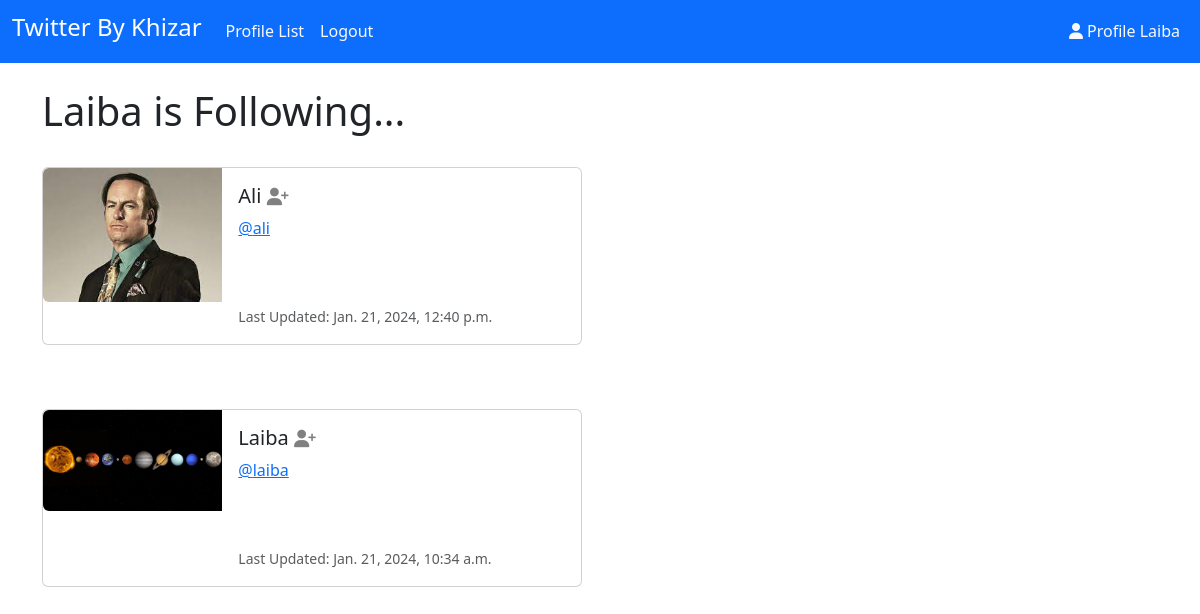
/profile/follows/5 (signed in), run on the app's committed database.
### twitter/models.py (models this page shows, shortened)
class Profile(models.Model):
    user=models.OneToOneField(User, on_delete=models.CASCADE)
    follows = models.ManyToManyField("self", related_name="followed_by" , symmetrical=False, blank=True )
    date_modified  = models.DateTimeField(User,auto_now=True)
    profile_image = models.ImageField(null=True, blank=True, upload_to="static/")

### twitter/views.py (the view)
# urls.py: path('profile/follows/<int:pk>',views.follows, name='follows'),
def follows(request, pk):
	if request.user.is_authenticated:
		if request.user.id == pk:
			profiles = Profile.objects.get(user_id=pk)
			profile = Profile.objects.get(user_id=pk)
			return render(request, 'follows.html', {"profiles":profiles,"profile":profile})
		else:
			messages.success(request, ("That's Not Your Profile Page..."))
			return redirect('home')
	else:
		messages.success(request, ("You Must Be Logged In To View This Page..."))
		return redirect('home')

### twitter/templates/follows.html
{% extends 'base.html' %}
{% load static %}
{% block content %}
	<h1>{{ request.user.username }} is Following...</h1>
<br/>
{% if profiles %}
	{% for profile in profiles.follows.all %}
		<div class="card mb-3" style="max-width: 540px;">
      <div class="row g-0">
        <div class="col-md-4">
          {% if profile.profile_image %}
          <img src="{{ profile.profile_image.url }}" width=200 height=200 class="img-fluid rounded-start" alt="{{profile.user.username}}">
          {% else %}
          <img src="{% static 'pic 4.jpeg' %}" class="img-fluid rounded-start" alt="Profile Image">
          {% endif %}
        </div>
       <div class="col-md-8">
        <div class="card-body">
          <h5 class="card-title">{{ profile.user.username }}
            <a href="{% url 'follows' profile.user.id %}">
            <i class="fa fa-user-plus small" style="color:gray"></i>
            </a>
        </h5>
        <p class="card-text"><a href="{% url 'profile' profile.user.id %}">@{{ profile.user.username|lower }}</a></p>
        <br/><br/>
        <p class="card-text"><small class="text-muted">Last Updated: {{ profile.date_modified }}</small></p>
      </div>
    </div>
  </div>
</div>
<br/><br/>
	{% endfor %}
{% endif %}
{% endblock %}

### twitter/templates/navbar.html (shortened to what this page needs)
{% load static %}
<nav class="navbar navbar-expand-lg navbar-dark bg-primary">
  <div class="container-fluid">
    <a class="navbar-brand font-weight-bold" href="{% url 'home' %}"><h4>Twitter By Khizar </h4> </a>
    <div class="collapse navbar-collapse" id="navbarSupportedContent">
      <ul class="navbar-nav me-auto mb-2 mb-lg-0">
        {% if user.is_authenticated %}
          <li class="nav-item">
            <a class="nav-link text-light" href="{% url 'profile_list' %}">Profile List</a>
          </li>
          <li class="nav-item">
            <a class="nav-link text-light" href="{% url 'logout' %}">Logout</a>
          </li>
        {% endif %}
      </ul>
      {% if user.is_authenticated %}
        <ul class="navbar-nav ml-auto">
          <li class="nav-item">
            <a class="nav-link text-light" href="{% url 'profile' request.user.id %}">
              <i class="fa fa-user"></i> Profile {{ request.user.username }}
            </a>
          </li>
        </ul>
      {% endif %}
    </div>
  </div>
</nav>

### data on the page
Profile: profile_image (picture), user.username "Ali", user.username "ali", date_modified "Jan. 21, 2024, 12:40 p.m."
Profile: profile_image (picture), user.username "Laiba", user.username "laiba", date_modified "Jan. 21, 2024, 10:34 a.m."

### other printed values
{{ request.user.username }} "Laiba"
